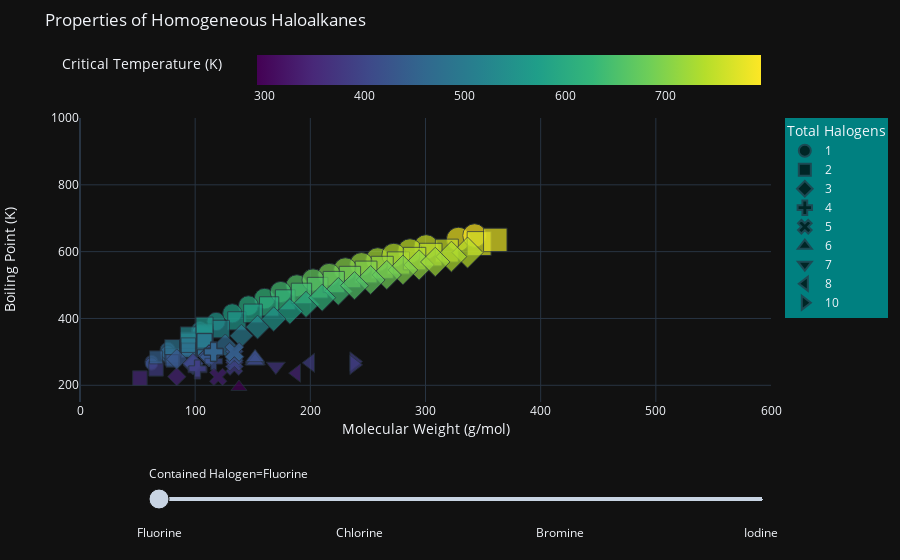

The cell this chart's notebook holds for it:
### Code cell
#"Good" Figure: Represents data in a consistent manner across all attributes
#Pleasing to the eye
#Uses colorscale which is not cyclical and does not fade out at one end or in the middle
#hover data is named properly
#axes and scales are consistent across all data
#does not try to display too much data at once.
#filtering with slider allows for easy comparison
#slight transparency shows overlapping points
#can zoom, pan, etc. to heart's content


custom_markers={'1': 'circle', '2': 'square', '3': 'diamond', '4':'cross', '5':'x', '6':'triangle-up', '7':'triangle-down', '8':'triangle-left', '10':'triangle-right'}
label_dict = {'molweight': 'Molecular Weight (g/mol)','critical temperature (K)': 'Critical Temperature (K)','boiling point (K)':'Boiling Point (K)',
                'acentric factor': 'Acentric Factor','name':'Species'}


fig = px.scatter(SingleHalogens, x='molweight', y='boiling point (K)', 
                 color = 'critical temperature (K)', color_continuous_scale='viridis', 
                 size='acentric factor', template='plotly_dark',
                 hover_name = 'name', animation_frame='Contained Halogen', symbol='Total Halogens',
                 symbol_map = custom_markers,
                 labels = label_dict,
                 title = 'Properties of Homogeneous Haloalkanes')
fig.update_xaxes(range=[0, 600])
fig.update_yaxes(range=[150, 1000])
fig.update_layout(legend = dict(bgcolor = 'teal'))
fig.update_layout(coloraxis_colorbar_orientation='h')
fig["layout"].pop("updatemenus")
fig.show()
fig.write_html("goodfig.html")

### Figure 1 — Plotly figure (JSON) as saved in the notebook; plotly's stock layout.template omitted (floating-point values rounded to 4 significant figures)
{"data": [{"hovertemplate": "<b>%{hovertext}</b><br><br>Total Halogens=1<br>Contained Halogen=Fluorine<br>Molecular Weight (g/mol)=%{x}<br>Boiling Point (K)=%{y}<br>Acentric Factor=%{marker.size}<br>Critical Temperature (K)=%{marker.color}<extra></extra>", "hovertext": ["1-fluoro-2,2-dimethylbutane", "1-fluoro-2,3-dimethylbutane", "1-fluoro-2-ethylbutane", "1-fluoro-2-methylpentane", "1-fluoro-2-methylpropane", "1-fluoro-3,3-dimethylbutane", "1-fluoro-3-methylpentane", "1-fluoro-4-methylpentane", "1-fluorobutane", "1-fluorodecane", "1-fluorodocosane", "1-fluorododecane", "1-fluoroeicosane", "1-fluoroheptadecane", "1-fluoroheptane", "1-fluorohexadecane", "1-fluorohexane", "1-fluorononadecane", "1-fluorononane", "1-fluorooctadecane", "1-fluorooctane", "1-fluoropentadecane", "1-fluoropropane", "1-fluorotetradecane", "1-fluorotricosane", "1-fluorotridecane", "1-fluoroundecane", "2-fluoro-2,3-dimethylbutane", "2-fluoro-2-methylpentane", "2-fluoro-2-methylpropane", "2-fluoro-3,3-dimethylbutane", "2-fluoro-3-methylpentane", "2-fluoro-4-methylpentane", "2-fluorobutane", "2-fluorohexane", "2-fluoropropane", "3-fluoro-2-methylpentane", "3-fluoro-3-methylpentane", "3-fluorohexane", null], "legendgroup": "1", "marker": {"color": [514.8, 529.5, 501.0, 522.4, 444.6, 517.3, 529.8, 525.4, 460.7, 623.1, 783.5, 658.6, 756.8, 726.2, 555.8, 714.6, 528.1, 747.3, 602.9, 737.1, 580.5, 702.1, 422, 688.7, 795.2, 674.2, 641.6, 508.3, 523.3, 446.8, 517.4, 519, 519, 458.6, 528.6, 415.7, 511.8, 508.3, 523.7, 400], "coloraxis": "coloraxis", "size": [0.342, 0.282, 0.253, 0.342, 0.254, 0.313, 0.342, 0.342, 0.309, 0.555, 0.755, 0.625, 0.782, 0.742, 0.436, 0.719, 0.391, 0.773, 0.518, 0.753, 0.479, 0.698, 0.227, 0.667, 0.731, 0.646, 0.588, 0.282, 0.282, 0.194, 0.253, 0.313, 0.313, 0.254, 0.342, 0.204, 0.313, 0.282, 0.342, 0.4], "sizemode": "area", "sizeref": 0.002605, "symbol": "circle"}, "mode": "markers", "name": "1", "orientation": "v", "showlegend": true, "type": "scatter", "x": [104.2, 104.2, 104.2, 104.2, 76.11, 104.2, 104.2, 104.2, 76.11, 160.3, 328.6, 188.3, 300.5, 258.5, 118.2, 244.4, 104.2, 286.5, 146.2, 272.5, 132.2, 230.4, 62.09, 216.4, 342.6, 202.4, 174.3, 104.2, 104.2, 76.11, 104.2, 104.2, 104.2, 76.11, 104.2, 62.09, 104.2, 104.2, 104.2, -100], "xaxis": "x", "y": [350, 354.1, 332.3, 355.1, 289.1, 348.9, 360.1, 357.1, 305.6, 459.4, 637.1, 498.1, 614.1, 576.1, 391.1, 562.1, 364.6, 602.1, 438.1, 589.1, 415.4, 547.1, 269.9, 531.1, 648.1, 515.1, 479.1, 340, 350, 285.2, 343.1, 350, 350, 298.2, 359.4, 263.8, 345.1, 340, 356.1, 400], "yaxis": "y"}, {"hovertemplate": "<b>%{hovertext}</b><br><br>Total Halogens=2<br>Contained Halogen=Fluorine<br>Molecular Weight (g/mol)=%{x}<br>Boiling Point (K)=%{y}<br>Acentric Factor=%{marker.size}<br>Critical Temperature (K)=%{marker.color}<extra></extra>", "hovertext": ["1,1-difluoro-2,2-dimethylpropane", "1,1-difluoro-2-methylbutane", "1,1-difluoro-2-methylpropane", "1,1-difluoro-3-methylbutane", "1,1-difluorobutane", "1,1-difluorodecane", "1,1-difluorodocosane", "1,1-difluorododecane", "1,1-difluoroeicosane", "1,1-difluoroethane", "1,1-difluoroheptadecane", "1,1-difluoroheptane", "1,1-difluorohexadecane", "1,1-difluorohexane", "1,1-difluorononadecane", "1,1-difluorononane", "1,1-difluorooctadecane", "1,1-difluorooctane", "1,1-difluoropentadecane", "1,1-difluoropentane", "1,1-difluoropropane", "1,1-difluorotetradecane", "1,1-difluorotricosane", "1,1-difluorotridecane", "1,1-difluoroundecane", "1,2-difluoro-2-methylbutane", "1,2-difluoro-2-methylpropane", "1,2-difluoro-3-methylbutane", "1,2-difluorobutane", "1,2-difluoroethane", "1,2-difluoropentane", "1,2-difluoropropane", "1,3-difluoro-2,2-dimethylpropane", "1,3-difluoro-2-ethylpropane", "1,3-difluoro-2-methylbutane", "1,3-difluoro-2-methylpropane", "1,3-difluoro-3-methylbutane", "1,3-difluorobutane", "1,3-difluoropentane", "1,3-difluoropropane", "1,4-difluoro-2-methylbutane", "1,4-difluorobutane", "1,4-difluoropentane", "1,5-difluoropentane", "2,2-difluoro-3-methylbutane", "2,2-difluorobutane", "2,2-difluoropentane", "2,2-difluoropropane", "2,3-difluoro-2-methylbutane", "2,3-difluorobutane", "2,3-difluoropentane", "2,4-difluoropentane", "3,3-difluoropentane", "difluoromethane", null], "legendgroup": "2", "marker": {"color": [467.1, 463.4, 465.7, 463.4, 463.3, 622, 766.6, 656.9, 754, 386.4, 723.6, 556.1, 712.1, 529, 744.5, 602.2, 734.4, 580.3, 699.8, 498.4, 430, 686.6, 778.6, 672.3, 640.2, 463.7, 472.9, 463.4, 487.3, 445, 513.8, 443.3, 463.7, 460.3, 463.4, 506.9, 463.7, 502.4, 521.2, 480.9, 460.3, 524.7, 530.0, 554.4, 467.1, 466.6, 499.4, 429.0, 467.1, 487.0, 491, 491, 500.2, 351.3, 400], "coloraxis": "coloraxis", "size": [0.261, 0.321, 0.277, 0.321, 0.367, 0.512, 0.748, 0.557, 0.687, 0.275, 0.643, 0.433, 0.633, 0.401, 0.67, 0.483, 0.662, 0.456, 0.619, 0.38, 0.276, 0.595, 0.721, 0.586, 0.541, 0.29, 0.246, 0.321, 0.306, 0.222, 0.351, 0.265, 0.29, 0.351, 0.321, 0.306, 0.29, 0.306, 0.351, 0.292, 0.351, 0.336, 0.351, 0.381, 0.261, 0.246, 0.29, 0.202, 0.261, 0.277, 0.321, 0.321, 0.29, 0.277, 0.4], "sizemode": "area", "sizeref": 0.002605, "symbol": "square"}, "mode": "markers", "name": "2", "orientation": "v", "showlegend": true, "type": "scatter", "x": [108.1, 108.1, 94.1, 108.1, 94.1, 178.3, 346.6, 206.3, 318.5, 66.05, 276.5, 136.2, 262.4, 122.2, 304.5, 164.2, 290.5, 150.2, 248.4, 108.1, 80.08, 234.4, 360.6, 220.3, 192.3, 108.1, 94.1, 108.1, 94.1, 66.05, 108.1, 80.08, 108.1, 108.1, 108.1, 94.1, 108.1, 94.1, 108.1, 80.08, 108.1, 94.1, 108.1, 108.1, 108.1, 94.1, 108.1, 80.08, 108.1, 94.1, 108.1, 108.1, 108.1, 52.02, -100], "xaxis": "x", "y": [308.7, 311.5, 306.1, 311.5, 314.1, 456.1, 624.1, 492.1, 603.1, 249.1, 566.1, 392.9, 553.1, 368.1, 591.1, 436.1, 579.1, 415.1, 539.1, 342.1, 281.1, 524.1, 635.1, 509.1, 475.1, 309.1, 308.1, 311.5, 323.1, 283.6, 348.1, 288.1, 309.1, 311.9, 311.5, 336.1, 309.1, 333.1, 353.1, 314.4, 311.9, 350.9, 359.1, 378.6, 308.7, 304.1, 332.9, 272.8, 308.7, 320.1, 330, 330, 333.4, 221.5, 400], "yaxis": "y"}, {"hovertemplate": "<b>%{hovertext}</b><br><br>Total Halogens=3<br>Contained Halogen=Fluorine<br>Molecular Weight (g/mol)=%{x}<br>Boiling Point (K)=%{y}<br>Acentric Factor=%{marker.size}<br>Critical Temperature (K)=%{marker.color}<extra></extra>", "hovertext": ["1,1,1-trifluoro-2-methylpropane", "1,1,1-trifluorobutane", "1,1,1-trifluorodecane", "1,1,1-trifluorododecane", "1,1,1-trifluoroeicosane", "1,1,1-trifluoroethane", "1,1,1-trifluoroheptadecane", "1,1,1-trifluoroheptane", "1,1,1-trifluorohexadecane", "1,1,1-trifluorohexane", "1,1,1-trifluorononadecane", "1,1,1-trifluorononane", "1,1,1-trifluorooctadecane", "1,1,1-trifluorooctane", "1,1,1-trifluoropentadecane", "1,1,1-trifluoropentane", "1,1,1-trifluoropropane", "1,1,1-trifluorotetradecane", "1,1,1-trifluorotridecane", "1,1,1-trifluoroundecane", "1,1,2-trifluoro-2-methylpropane", "1,1,2-trifluorobutane", "1,1,2-trifluoroethane", "1,1,2-trifluoropropane", "1,1,3-trifluoro-2-methylpropane", "1,1,3-trifluorobutane", "1,1,3-trifluoropropane", "1,1,4-trifluorobutane", "1,2,2-trifluorobutane", "1,2,2-trifluoropropane", "1,2,3-trifluorobutane", "1,2,3-trifluoropropane", "1,2,4-trifluorobutane", "1,3,3-trifluorobutane", "1,3-difluoro-2-(fluoromethyl)-propane", "2,3,3-trifluorobutane", null], "legendgroup": "3", "marker": {"color": [432.9, 425.8, 600.1, 638.2, 743.4, 345.9, 710.6, 527.9, 698.2, 498.2, 733.2, 578.4, 722.3, 554.5, 684.8, 464.5, 392, 670.4, 654.9, 620, 432.9, 429.8, 429.8, 404.6, 429.8, 429.8, 401.7, 426.9, 429.8, 404.6, 429.8, 401.7, 426.9, 429.8, 426.9, 432.9, 400], "coloraxis": "coloraxis", "size": [0.269, 0.368, 0.533, 0.597, 0.746, 0.261, 0.713, 0.439, 0.682, 0.409, 0.733, 0.505, 0.668, 0.467, 0.658, 0.383, 0.301, 0.645, 0.615, 0.564, 0.269, 0.33, 0.326, 0.285, 0.33, 0.33, 0.315, 0.36, 0.298, 0.254, 0.33, 0.315, 0.36, 0.298, 0.36, 0.269, 0.4], "sizemode": "area", "sizeref": 0.002605, "symbol": "diamond"}, "mode": "markers", "name": "3", "orientation": "v", "showlegend": true, "type": "scatter", "x": [112.1, 112.1, 196.3, 224.3, 336.5, 84.04, 294.4, 154.2, 280.4, 140.1, 322.5, 182.2, 308.5, 168.2, 266.4, 126.1, 98.07, 252.4, 238.3, 210.3, 112.1, 112.1, 84.04, 98.07, 112.1, 112.1, 98.07, 112.1, 112.1, 98.07, 112.1, 98.07, 112.1, 112.1, 112.1, 112.1, -100], "xaxis": "x", "y": [285.1, 289.9, 442.1, 481.1, 597.1, 225.8, 560.1, 374.1, 545.1, 348.1, 585.1, 421.1, 569.1, 398.1, 530.1, 320.1, 260.1, 515.1, 498.1, 462.1, 285.1, 287.9, 278.1, 265.0, 287.9, 287.9, 265.4, 288.3, 285.5, 262.6, 287.9, 265.4, 288.3, 285.5, 288.3, 285.1, 400], "yaxis": "y"}, {"hovertemplate": "<b>%{hovertext}</b><br><br>Total Halogens=4<br>Contained Halogen=Fluorine<br>Molecular Weight (g/mol)=%{x}<br>Boiling Point (K)=%{y}<br>Acentric Factor=%{marker.size}<br>Critical Temperature (K)=%{marker.color}<extra></extra>", "hovertext": ["1,1,1,2-tetrafluoroethane", "1,1,1,2-tetrafluoropropane", "1,1,1,3-tetrafluoropropane", "1,1,2,2-tetrafluoroethane", "1,1,2,2-tetrafluoropropane", "1,1,2,3-tetrafluoropropane", "1,1,3,3-tetrafluoropropane", "1,2,2,3-tetrafluoropropane", null], "legendgroup": "4", "marker": {"color": [374.2, 414.8, 457.1, 391.8, 457.3, 449.4, 449.4, 453.2, 400], "coloraxis": "coloraxis", "size": [0.327, 0.277, 0.306, 0.266, 0.277, 0.338, 0.338, 0.306, 0.4], "sizemode": "area", "sizeref": 0.002605, "symbol": "cross"}, "mode": "markers", "name": "4", "orientation": "v", "showlegend": true, "type": "scatter", "x": [102.0, 116.1, 116.1, 102.0, 116.1, 116.1, 116.1, 116.1, -100], "xaxis": "x", "y": [247.1, 272.1, 302.6, 250.2, 300, 300, 300, 300, 400], "yaxis": "y"}, {"hovertemplate": "<b>%{hovertext}</b><br><br>Total Halogens=5<br>Contained Halogen=Fluorine<br>Molecular Weight (g/mol)=%{x}<br>Boiling Point (K)=%{y}<br>Acentric Factor=%{marker.size}<br>Critical Temperature (K)=%{marker.color}<extra></extra>", "hovertext": ["1,1,1,2,2-pentafluoropropane", "1,1,1,2,3-pentafluoropropane", "1,1,1,3,3-pentafluoropropane", "1,1,2,2,3-pentafluoropropane", "1,1,2,3,3-pentafluoropropane", "pentafluoroethane", null], "legendgroup": "5", "marker": {"color": [380.1, 403.8, 427.2, 447.4, 441.4, 339.2, 400], "coloraxis": "coloraxis", "size": [0.305, 0.33, 0.33, 0.33, 0.37, 0.305, 0.4], "sizemode": "area", "sizeref": 0.002605, "symbol": "x"}, "mode": "markers", "name": "5", "orientation": "v", "showlegend": true, "type": "scatter", "x": [134.0, 134.0, 134.0, 134.0, 134.0, 120.0, -100], "xaxis": "x", "y": [255.5, 270, 288.4, 299.1, 300, 225.0, 400], "yaxis": "y"}, {"hovertemplate": "<b>%{hovertext}</b><br><br>Total Halogens=6<br>Contained Halogen=Fluorine<br>Molecular Weight (g/mol)=%{x}<br>Boiling Point (K)=%{y}<br>Acentric Factor=%{marker.size}<br>Critical Temperature (K)=%{marker.color}<extra></extra>", "hovertext": ["1,1,1,2,2,3-hexafluoropropane", "1,1,1,2,3,3-hexafluoropropane", "1,1,1,3,3,3-hexafluoropropane", "1,1,2,2,3,3-hexafluoropropane", "hexafluoroethane", null], "legendgroup": "6", "marker": {"color": [401.2, 412.4, 406.9, 417.1, 292.8, 400], "coloraxis": "coloraxis", "size": [0.409, 0.369, 0.321, 0.358, 0.249, 0.4], "sizemode": "area", "sizeref": 0.002605, "symbol": "triangle-up"}, "mode": "markers", "name": "6", "orientation": "v", "showlegend": true, "type": "scatter", "x": [152.0, 152.0, 152.0, 152.0, 138.0, -100], "xaxis": "x", "y": [274.4, 279.4, 272.4, 283.1, 194.9, 400], "yaxis": "y"}, {"hovertemplate": "<b>%{hovertext}</b><br><br>Total Halogens=7<br>Contained Halogen=Fluorine<br>Molecular Weight (g/mol)=%{x}<br>Boiling Point (K)=%{y}<br>Acentric Factor=%{marker.size}<br>Critical Temperature (K)=%{marker.color}<extra></extra>", "hovertext": ["heptafluoropropane", null], "legendgroup": "7", "marker": {"color": [374.8, 400], "coloraxis": "coloraxis", "size": [0.355, 0.4], "sizemode": "area", "sizeref": 0.002605, "symbol": "triangle-down"}, "mode": "markers", "name": "7", "orientation": "v", "showlegend": true, "type": "scatter", "x": [170.0, -100], "xaxis": "x", "y": [256.8, 400], "yaxis": "y"}, {"hovertemplate": "<b>%{hovertext}</b><br><br>Total Halogens=8<br>Contained Halogen=Fluorine<br>Molecular Weight (g/mol)=%{x}<br>Boiling Point (K)=%{y}<br>Acentric Factor=%{marker.size}<br>Critical Temperature (K)=%{marker.color}<extra></extra>", "hovertext": ["octafluorocyclobutane", "octafluoropropane", null], "legendgroup": "8", "marker": {"color": [388.4, 345.1, 400], "coloraxis": "coloraxis", "size": [0.356, 0.327, 0.4], "sizemode": "area", "sizeref": 0.002605, "symbol": "triangle-left"}, "mode": "markers", "name": "8", "orientation": "v", "showlegend": true, "type": "scatter", "x": [200.0, 188.0, -100], "xaxis": "x", "y": [267.2, 236.4, 400], "yaxis": "y"}, {"hovertemplate": "<b>%{hovertext}</b><br><br>Total Halogens=10<br>Contained Halogen=Fluorine<br>Molecular Weight (g/mol)=%{x}<br>Boiling Point (K)=%{y}<br>Acentric Factor=%{marker.size}<br>Critical Temperature (K)=%{marker.color}<extra></extra>", "hovertext": ["decafluorobutane", "perfluoroisobutane", null], "legendgroup": "10", "marker": {"color": [386.4, 386.4, 400], "coloraxis": "coloraxis", "size": [0.372, 0.372, 0.4], "sizemode": "area", "sizeref": 0.002605, "symbol": "triangle-right"}, "mode": "markers", "name": "10", "orientation": "v", "showlegend": true, "type": "scatter", "x": [238.0, 238.0, -100], "xaxis": "x", "y": [271.1, 261.1, 400], "yaxis": "y"}], "layout": {"coloraxis": {"colorbar": {"orientation": "h", "title": {"text": "Critical Temperature (K)"}}, "colorscale": [[0, "#440154"], [0.1111, "#482878"], [0.2222, "#3e4989"], [0.3333, "#31688e"], [0.4444, "#26828e"], [0.5556, "#1f9e89"], [0.6667, "#35b779"], [0.7778, "#6ece58"], [0.8889, "#b5de2b"], [1, "#fde725"]]}, "legend": {"bgcolor": "teal", "itemsizing": "constant", "title": {"text": "Total Halogens"}, "tracegroupgap": 0}, "sliders": [{"active": 0, "currentvalue": {"prefix": "Contained Halogen="}, "len": 0.9, "pad": {"b": 10, "t": 60}, "steps": [{"args": [["Fluorine"], {"frame": {"duration": 0, "redraw": false}, "fromcurrent": true, "mode": "immediate", "transition": {"duration": 0, "easing": "linear"}}], "label": "Fluorine", "method": "animate"}, {"args": [["Chlorine"], {"frame": {"duration": 0, "redraw": false}, "fromcurrent": true, "mode": "immediate", "transition": {"duration": 0, "easing": "linear"}}], "label": "Chlorine", "method": "animate"}, {"args": [["Bromine"], {"frame": {"duration": 0, "redraw": false}, "fromcurrent": true, "mode": "immediate", "transition": {"duration": 0, "easing": "linear"}}], "label": "Bromine", "method": "animate"}, {"args": [["Iodine"], {"frame": {"duration": 0, "redraw": false}, "fromcurrent": true, "mode": "immediate", "transition": {"duration": 0, "easing": "linear"}}], "label": "Iodine", "method": "animate"}], "x": 0.1, "xanchor": "left", "y": 0, "yanchor": "top"}], "title": {"text": "Properties of Homogeneous Haloalkanes"}, "xaxis": {"anchor": "y", "domain": [0, 1], "range": [0, 600], "title": {"text": "Molecular Weight (g/mol)"}}, "yaxis": {"anchor": "x", "domain": [0, 1], "range": [150, 1000], "title": {"text": "Boiling Point (K)"}}}}
